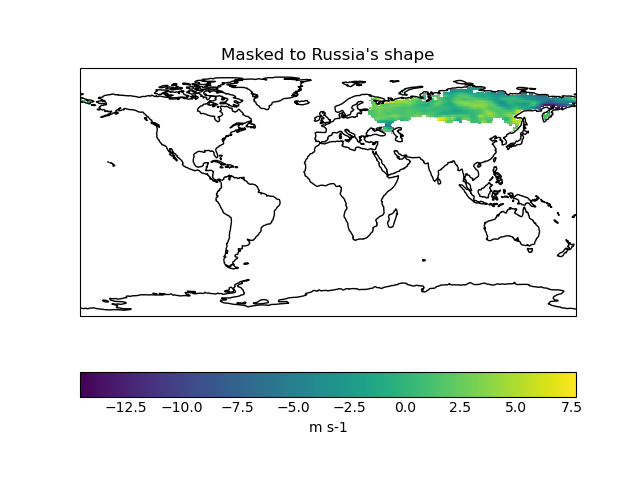

This chart was generated by the following Python code:
from pathlib import Path

from cartopy.io import shapereader
from matplotlib import pyplot as plt

import iris
import iris.quickplot as qplt
from iris.util import mask_cube_from_shapefile


hires_path = Path(
    "~myeo",
    "repos",
    "iris-test-data",
    "test_data",
    "NetCDF",
    "global",
    "xyt",
    "SMALL_hires_wind_u_for_ipcc4.nc"
).expanduser()
my_cube = iris.load_cube(hires_path)

ne_countries = shapereader.natural_earth(
    resolution="10m", category="cultural", name="admin_0_countries"
)
reader = shapereader.Reader(ne_countries)
russia = [
    country.geometry
    for country in reader.records()
    if "Russia" in country.attributes["NAME_LONG"]
][0]

masked_cube_russia_weighted = mask_cube_from_shapefile(
    my_cube,
    russia,
    minimum_weight=0.99
)

qplt.pcolormesh(masked_cube_russia_weighted[0])
plt.gca().coastlines()
plt.gca().set_title("Masked to Russia's shape")
plt.savefig(Path(__file__).with_suffix(".png"))
